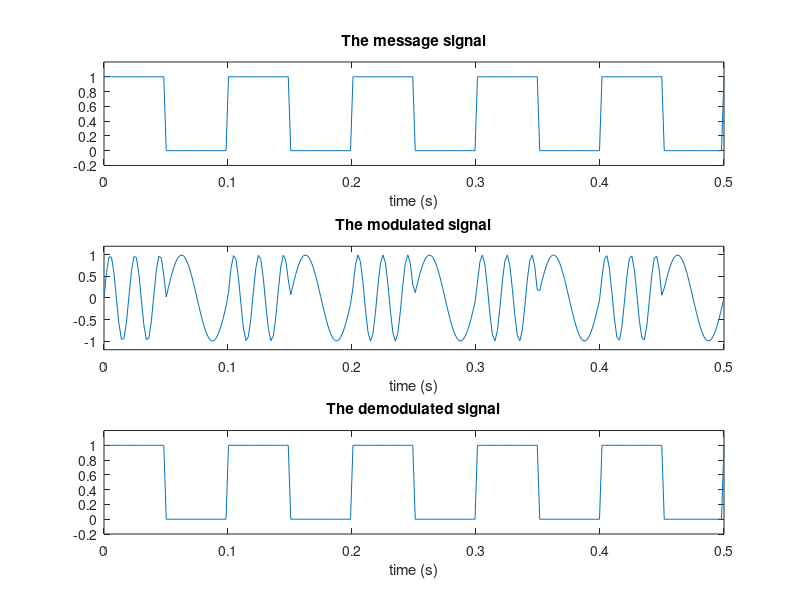

Write the MATLAB code that produced this figure.
fm = 10; % frequency of message signal
fc1 = 50; fc2 = 20; % frequencies of carrier signals
Fs = 500; % Sampling frequency
T = 0.5; % Maximum time limit in sec

t = linspace(0, T, Fs*T);

m = (square(2*pi*fm*t) + 1) / 2;

c1 = sin(2*pi*fc1*t);
c2 = sin(2*pi*fc2*t);

s = zeros(1, Fs*T);

% The Modulation Process
for i = 1:Fs*T
    if(m(i)==1)
        s(i)=c1(i);
    else
        s(i)=c2(i);
    end
end


% The Demodulation Process
m_ = zeros(1, length(m));
for i = 1:Fs*T
    if (s(i) == c1(i))
        m_(i) = 1;
    else
        m_(i) = 0;
    end
end

% Plotting
figure(1)
subplot(3,1,1)
plot(t, m)
ylim([-0.2 1.2]);
title('The message signal');
xlabel('time (s)');

subplot(3,1,2)
plot(t, s)
ylim([-1.2 1.2]);
title('The modulated signal');
xlabel('time (s)');

subplot(3,1,3)
plot(t, m_)
ylim([-0.2 1.2]);
title('The demodulated signal');
xlabel('time (s)');
